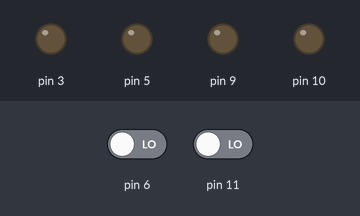
Bench run of a sketch on a simulated Arduino Uno, built with avr-gcc and run on an emulated ATmega328P. Parts: output pins drawn as LEDs (lit = HIGH). Inputs (shaded band) come from the test bench; at power-on: pin 6 LOW, pin 11 LOW.

Above: at 1.2 s.
1.3 s: pin 6 driven HIGH
At 2.3 s:
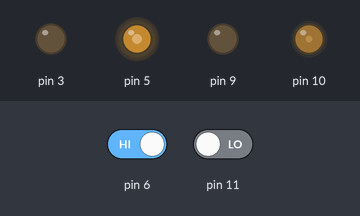
2.8 s: pin 11 driven HIGH
At 3.5 s:
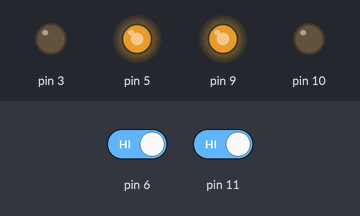
4.3 s: pin 6 driven LOW
At 4.6 s:
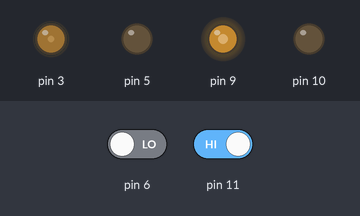
Timing chart, 0 to 7.3 s (numbered marks = the images above; inputs shaded):
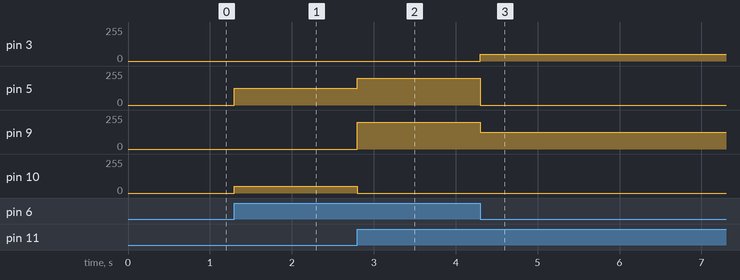

Measured:
- after the input at 1.3 s, pin 5: 0/255 → 125/255 at once; pin 10: 0/255 → 50/255 at once
- after the input at 2.8 s, pin 5: 125/255 → 200/255 at once; pin 9: 0/255 → 200/255 at once; pin 10: 50/255 → 0/255 at once
- after the input at 4.3 s, pin 3: 0/255 → 50/255 at once; pin 5: 200/255 → 0/255 at once; pin 9: 200/255 → 125/255 at once

The sketch:

sketch_sep08b.ino
```cpp
int motor_one1=9;
int motor_one2=10;
int motor_two1=5;
int motor_two2=3;

void setup() {
  // put your setup code here, to run once:
pinMode(6,INPUT);

pinMode(9,OUTPUT);
pinMode(10,OUTPUT);

pinMode(11,INPUT);

pinMode(5,OUTPUT);
pinMode(3,OUTPUT);
}

void loop() {
  // put your main code here, to run repeatedly:
int sensorstate1= digitalRead(6);
int sensorstate2= digitalRead(11);

if(sensorstate1==HIGH && sensorstate2==HIGH)
{analogWrite(9,200);
 analogWrite(10,0);
 analogWrite(5,200);
 analogWrite(3,0);
}
if(sensorstate1==HIGH && sensorstate2==LOW)
{analogWrite(9,0);
 analogWrite(10,50);
 analogWrite(5,125);
 analogWrite(3,0);
}
if(sensorstate1==LOW && sensorstate2==HIGH)
{analogWrite(9,125);
 analogWrite(10,0);
 analogWrite(5,0);
 analogWrite(3,50);
}
}
```
